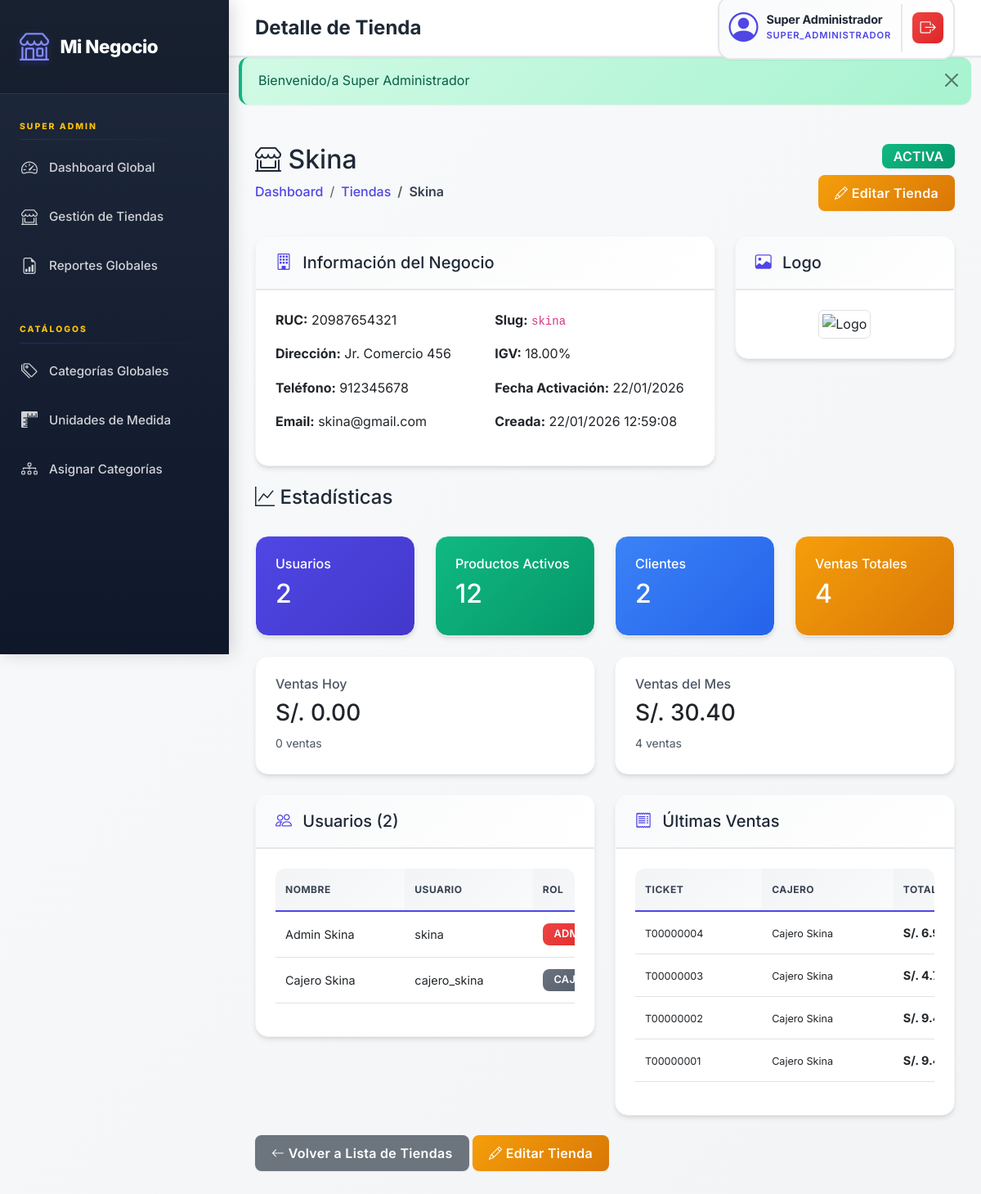
Screenshot of /views/super_admin/detalle_tienda.php?id=2 (signed in) with the database file from the repository.
### tables this page shows
CREATE TABLE `tiendas` (
  `id` int(11) NOT NULL,
  `nombre_negocio` varchar(200) NOT NULL,
  `slug` varchar(100) NOT NULL,
  `ruc` varchar(11) NOT NULL,
  `direccion` varchar(255) NOT NULL,
  `telefono` varchar(20) DEFAULT NULL,
  `email` varchar(100) DEFAULT NULL,
  `logo` varchar(255) DEFAULT NULL,
  `igv` decimal(5,2) NOT NULL DEFAULT 18.00,
  `estado` enum('ACTIVA','SUSPENDIDA') NOT NULL DEFAULT 'ACTIVA',
  `fecha_activacion` date DEFAULT NULL,
  `plan` varchar(50) DEFAULT 'BASICO',
  `monto_mensual` decimal(10,2) DEFAULT 0.00,
  `fecha_ultimo_pago` date DEFAULT NULL,
  `fecha_proximo_pago` date DEFAULT NULL,
  `created_at` timestamp NOT NULL DEFAULT current_timestamp(),
  `updated_at` timestamp NOT NULL DEFAULT current_timestamp() ON UPDATE current_timestamp()
);

CREATE TABLE `usuarios` (
  `id` int(11) NOT NULL,
  `tienda_id` int(11) DEFAULT NULL,
  `nombre` varchar(100) NOT NULL,
  `usuario` varchar(50) NOT NULL,
  `password` varchar(255) NOT NULL,
  `rol` enum('SUPER_ADMINISTRADOR','ADMINISTRADOR','CAJERO') NOT NULL DEFAULT 'CAJERO',
  `activo` tinyint(1) NOT NULL DEFAULT 1,
  `created_at` timestamp NOT NULL DEFAULT current_timestamp(),
  `updated_at` timestamp NOT NULL DEFAULT current_timestamp() ON UPDATE current_timestamp()
);

CREATE TABLE `ventas` (
  `id` int(11) NOT NULL,
  `tienda_id` int(11) NOT NULL,
  `nro_ticket` varchar(20) NOT NULL,
  `caja_id` int(11) NOT NULL,
  `usuario_id` int(11) NOT NULL,
  `cliente_id` int(11) NOT NULL,
  `fecha_hora` timestamp NOT NULL DEFAULT current_timestamp(),
  `subtotal` decimal(10,2) NOT NULL,
  `igv` decimal(10,2) NOT NULL DEFAULT 0.00,
  `total` decimal(10,2) NOT NULL,
  `aplica_igv` tinyint(1) NOT NULL DEFAULT 1,
  `estado` enum('PENDIENTE','PAGADA','ANULADA') NOT NULL DEFAULT 'PENDIENTE',
  `motivo_anulacion` text DEFAULT NULL,
  `anulado_por` int(11) DEFAULT NULL,
  `fecha_anulacion` timestamp NULL DEFAULT NULL
);

### config/config.php (called while the page is built, shortened)
<?php
require_once BASE_PATH . '/config/upload.php';
function formatMoney($amount) {
    return 'S/. ' . number_format($amount ?? 0, 2);
}
function formatDate($date) {
    return date('d/m/Y H:i:s', strtotime($date));
}
function e($value) {
    return htmlspecialchars((string)$value, ENT_QUOTES, 'UTF-8');
}

### config/upload.php (called while the page is built, shortened)
<?php
function getLogoUrl($logo_path) {
    return BASE_URL . '/assets/img/logo-default.png';
}

### views/super_admin/detalle_tienda.php (the view, shortened to what this page needs)
<?php
require_once '../../config/config.php';
include '../layouts/header.php';
$tienda_id = isset($_GET['id']) ? intval($_GET['id']) : 0;
$db = Database::getInstance()->getConnection();
$stmt = $db->prepare("SELECT * FROM tiendas WHERE id = :id");
$stmt->execute(['id' => $tienda_id]);
$tienda = $stmt->fetch();
$stmt = $db->prepare("SELECT COUNT(*) as total FROM usuarios WHERE tienda_id = :id");
$stmt->execute(['id' => $tienda_id]);
$total_usuarios = $stmt->fetch()['total'];
$stmt = $db->prepare("SELECT COUNT(*) as total FROM productos WHERE tienda_id = :id AND activo = TRUE");
$stmt->execute(['id' => $tienda_id]);
$total_productos = $stmt->fetch()['total'];
$stmt = $db->prepare("SELECT COUNT(*) as total FROM clientes WHERE tienda_id = :id AND activo = TRUE");
$stmt->execute(['id' => $tienda_id]);
$total_clientes = $stmt->fetch()['total'];
$stmt = $db->prepare("SELECT COUNT(*) as total, SUM(total) as monto FROM ventas WHERE tienda_id = :id AND estado = 'PAGADA'");
$stmt->execute(['id' => $tienda_id]);
$ventas_totales = $stmt->fetch();
$stmt = $db->prepare("SELECT COUNT(*) as total, SUM(total) as monto FROM ventas WHERE tienda_id = :id AND estado = 'PAGADA' AND DATE(fecha_hora) = CURDATE()");
$stmt->execute(['id' => $tienda_id]);
$ventas_hoy = $stmt->fetch();
$stmt = $db->prepare("SELECT COUNT(*) as total, SUM(total) as monto FROM ventas WHERE tienda_id = :id AND estado = 'PAGADA' AND MONTH(fecha_hora) = MONTH(CURDATE()) AND YEAR(fecha_hora) = YEAR(CURDATE())");
$stmt->execute(['id' => $tienda_id]);
$ventas_mes = $stmt->fetch();
$stmt = $db->prepare("
    SELECT v.*, u.nombre as cajero, c.nombre as cliente
    FROM ventas v
    INNER JOIN usuarios u ON v.usuario_id = u.id
    INNER JOIN clientes c ON v.cliente_id = c.id
    WHERE v.tienda_id = :id AND v.estado = 'PAGADA'
    ORDER BY v.fecha_hora DESC
    LIMIT 10
");
$stmt->execute(['id' => $tienda_id]);
$ultimas_ventas = $stmt->fetchAll();
$stmt = $db->prepare("SELECT * FROM usuarios WHERE tienda_id = :id ORDER BY created_at DESC");
$stmt->execute(['id' => $tienda_id]);
$usuarios = $stmt->fetchAll();
?>
<div class="row mb-4">
    <div class="col-md-8">
        <h2><i class="bi bi-shop-window"></i> <?php echo e($tienda['nombre_negocio']); ?></h2>
        <nav aria-label="breadcrumb">
            <ol class="breadcrumb">
                <li class="breadcrumb-item"><a href="<?php echo e(BASE_URL); ?>/views/super_admin/dashboard.php">Dashboard</a></li>
                <li class="breadcrumb-item"><a href="<?php echo e(BASE_URL); ?>/views/super_admin/tiendas.php">Tiendas</a></li>
                <li class="breadcrumb-item active"><?php echo e($tienda['nombre_negocio']); ?></li>
            </ol>
        </nav>
    </div>
    <div class="col-md-4 text-end">
        <?php if ($tienda['estado'] === 'ACTIVA'): ?>
            <span class="badge bg-success" style="font-size: 1rem;">ACTIVA</span>
        <?php else: ?>
            <span class="badge bg-danger" style="font-size: 1rem;">SUSPENDIDA</span>
        <?php endif; ?>
        <br>
        <a href="<?php echo e(BASE_URL); ?>/views/super_admin/editar_tienda.php?id=<?php echo e($tienda['id']); ?>"
           class="btn btn-warning mt-2">
            <i class="bi bi-pencil"></i> Editar Tienda
        </a>
    </div>
</div>
<div class="row mb-4">
    <div class="col-md-8">
        <div class="card">
            <div class="card-header">
                <h5 class="mb-0"><i class="bi bi-building"></i> Información del Negocio</h5>
            </div>
            <div class="card-body">
                <div class="row">
                    <div class="col-md-6">
                        <p><strong>RUC:</strong> <?php echo e($tienda['ruc']); ?></p>
                        <p><strong>Dirección:</strong> <?php echo e($tienda['direccion']); ?></p>
                        <p><strong>Teléfono:</strong> <?php echo e($tienda['telefono'] ?: 'No especificado'); ?></p>
                        <p><strong>Email:</strong> <?php echo e($tienda['email'] ?: 'No especificado'); ?></p>
                    </div>
                    <div class="col-md-6">
                        <p><strong>Slug:</strong> <code><?php echo e($tienda['slug']); ?></code></p>
                        <p><strong>IGV:</strong> <?php echo e($tienda['igv']); ?>%</p>
                        <p><strong>Fecha Activación:</strong> <?php echo e($tienda['fecha_activacion'] ? date('d/m/Y', strtotime($tienda['fecha_activacion'])) : 'N/A'); ?></p>
                        <p><strong>Creada:</strong> <?php echo e(formatDate($tienda['created_at'])); ?></p>
                    </div>
                </div>
            </div>
        </div>
    </div>
    <div class="col-md-4">
        <div class="card">
            <div class="card-header">
                <h5 class="mb-0"><i class="bi bi-image"></i> Logo</h5>
            </div>
            <div class="card-body text-center">
                <?php if ($tienda['logo']): ?>
                    <img src="<?php echo e(getLogoUrl($tienda['logo'])); ?>"
                         alt="Logo"
                         class="img-thumbnail"
                         style="max-width: 200px; max-height: 150px; object-fit: contain;">
                <?php else: ?>
                    <p class="text-muted">Sin logo personalizado</p>
                    <i class="bi bi-image" style="font-size: 3rem; color: #ccc;"></i>
                <?php endif; ?>
            </div>
        </div>
    </div>
</div>
<div class="row mb-4">
    <div class="col-12">
        <h4><i class="bi bi-graph-up"></i> Estadísticas</h4>
    </div>
</div>
<div class="row mb-4">
    <div class="col-md-3">
        <div class="card bg-primary text-white">
            <div class="card-body">
                <h6>Usuarios</h6>
                <h2><?php echo e($total_usuarios); ?></h2>
            </div>
        </div>
    </div>
    <div class="col-md-3">
        <div class="card bg-success text-white">
            <div class="card-body">
                <h6>Productos Activos</h6>
                <h2><?php echo e($total_productos); ?></h2>
            </div>
        </div>
    </div>
    <div class="col-md-3">
        <div class="card bg-info text-white">
            <div class="card-body">
                <h6>Clientes</h6>
                <h2><?php echo e($total_clientes); ?></h2>
            </div>
        </div>
    </div>
    <div class="col-md-3">
        <div class="card bg-warning text-dark">
            <div class="card-body">
                <h6>Ventas Totales</h6>
                <h2><?php echo e($ventas_totales['total'] ?? 0); ?></h2>
            </div>
        </div>
    </div>
</div>
<div class="row mb-4">
    <div class="col-md-6">
        <div class="card">
            <div class="card-body">
                <h6 class="text-muted">Ventas Hoy</h6>
                <h3><?php echo e(formatMoney($ventas_hoy['monto'] ?? 0)); ?></h3>
                <small class="text-muted"><?php echo e($ventas_hoy['total'] ?? 0); ?> ventas</small>
            </div>
        </div>
    </div>
    <div class="col-md-6">
        <div class="card">
            <div class="card-body">
                <h6 class="text-muted">Ventas del Mes</h6>
                <h3><?php echo e(formatMoney($ventas_mes['monto'] ?? 0)); ?></h3>
                <small class="text-muted"><?php echo e($ventas_mes['total'] ?? 0); ?> ventas</small>
            </div>
        </div>
    </div>
</div>
<div class="row mb-4">
    <div class="col-md-6">
        <div class="card">
            <div class="card-header">
                <h5 class="mb-0"><i class="bi bi-people"></i> Usuarios (<?php echo e(count($usuarios)); ?>)</h5>
            </div>
            <div class="card-body">
                <?php if (count($usuarios) > 0): ?>
                <div class="table-responsive">
                    <table class="table table-sm">
                        <thead>
                            <tr>
                                <th>Nombre</th>
                                <th>Usuario</th>
                                <th>Rol</th>
                            </tr>
                        </thead>
                        <tbody>
                            <?php foreach ($usuarios as $user): ?>
                            <tr>
                                <td><?php echo e($user['nombre']); ?></td>
                                <td><?php echo e($user['usuario']); ?></td>
                                <td>
                                    <?php if ($user['rol'] === 'ADMINISTRADOR'): ?>
                                        <span class="badge bg-danger">ADMIN</span>
                                    <?php else: ?>
                                        <span class="badge bg-secondary">CAJERO</span>
                                    <?php endif; ?>
                                </td>
                            </tr>
                            <?php endforeach; ?>
                        </tbody>
                    </table>
                </div>
                <?php else: ?>
                <p class="text-muted text-center">No hay usuarios</p>
                <?php endif; ?>
            </div>
        </div>
    </div>
    <div class="col-md-6">
        <div class="card">
            <div class="card-header">
                <h5 class="mb-0"><i class="bi bi-receipt"></i> Últimas Ventas</h5>
            </div>
            <div class="card-body">
                <?php if (count($ultimas_ventas) > 0): ?>
                <div class="table-responsive">
                    <table class="table table-sm">
                        <thead>
                            <tr>
                                <th>Ticket</th>
                                <th>Cajero</th>
                                <th>Total</th>
                            </tr>
                        </thead>
                        <tbody>
                            <?php foreach ($ultimas_ventas as $venta): ?>
                            <tr>
                                <td><small><?php echo e($venta['nro_ticket']); ?></small></td>
                                <td><small><?php echo e($venta['cajero']); ?></small></td>
                                <td><strong><?php echo e(formatMoney($venta['total'])); ?></strong></td>
                            </tr>
                            <?php endforeach; ?>
                        </tbody>
                    </table>
                </div>
                <?php else: ?>
                <p class="text-muted text-center">No hay ventas registradas</p>
                <?php endif; ?>
            </div>
        </div>
    </div>
</div>
<div class="row">
    <div class="col-12">
        <a href="<?php echo e(BASE_URL); ?>/views/super_admin/tiendas.php" class="btn btn-secondary">
            <i class="bi bi-arrow-left"></i> Volver a Lista de Tiendas
        </a>
        <a href="<?php echo e(BASE_URL); ?>/views/super_admin/editar_tienda.php?id=<?php echo e($tienda['id']); ?>"
           class="btn btn-warning">
            <i class="bi bi-pencil"></i> Editar Tienda
        </a>
    </div>
</div>
<?php include '../layouts/footer.php'; ?>

### rows the page displays
tiendas: nombre_negocio "Skina", ruc "20987654321", direccion "Jr. Comercio 456", telefono "912345678", email "skina@gmail.com", slug "skina", igv "18.00", fecha_activacion "22/01/2026", created_at "22/01/2026 12:59:08"
usuarios: nombre "Admin Skina", usuario "skina", rol "ADMIN"
usuarios: nombre "Cajero Skina", usuario "cajero_skina", rol "CAJERO"
ventas: nro_ticket "T00000004", usuario.nombre "Cajero Skina", total "S/.…"
ventas: nro_ticket "T00000003", usuario.nombre "Cajero Skina", total "S/.…"
ventas: nro_ticket "T00000002", usuario.nombre "Cajero Skina", total "S/.…"
ventas: nro_ticket "T00000001", usuario.nombre "Cajero Skina", total "S/.…"

### other values shown
$page_title "Detalle de Tienda"
$_SESSION['nombre'] "Super Administrador"
$_SESSION['rol'] "SUPER_ADMINISTRADOR"
$flash['message'] "Bienvenido/a Super Administrador"
$total_usuarios "2"
$total_productos "12"
$total_clientes "2"
$ventas_totales['total'] "4"
formatMoney($ventas_hoy['monto'] ?? 0) "S/. 0.00"
$ventas_hoy['total'] "0"
formatMoney($ventas_mes['monto'] ?? 0) "S/. 30.40"
$ventas_mes['total'] "4"
count($usuarios) "2"
